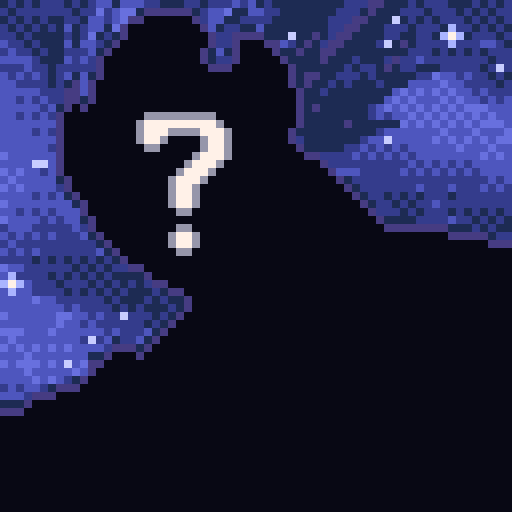
#> input picture tiktok/profil/photo_profil_pixel.png, 1024 x 1024 px (shown at 1/2 size)
$ python make_avatar.py photo_profil_pixel.png
#> lines starting #> are read from the running program, lines starting #| are printed output that depends on the picture; after the words box and inside, x2 and y2 are one past the last pixel; in counts of white or black regions, pixels touching at a corner belong together
### tiktok/pixel_engine.py
"""Moteur commun des vidéos TikTok pixel art (police bitmap, textes machine à
écrire, fond étoilé, transitions, musique chiptune, narration, encodage).

Rendu interne 180x320, agrandi x6 -> 1080x1920. Un script de vidéo importe ce
module, déclare ses scènes avec @scene(t0, t1) puis appelle render_video().
"""
import math
import os
import random
import subprocess
import sys
import wave

import numpy as np
from PIL import Image

W, H, S, FPS = 180, 320, 6, 30
SR = 44100

# ---------------------------------------------------------------- palette
BLACK = (0, 0, 0)
NAVY = (29, 43, 83)
PURPLE = (126, 37, 83)
DGREEN = (0, 135, 81)
BROWN = (171, 82, 54)
DGREY = (95, 87, 79)
LGREY = (194, 195, 199)
WHITE = (255, 241, 232)
RED = (255, 0, 77)
ORANGE = (255, 163, 0)
YELLOW = (255, 236, 39)
GREEN = (0, 228, 54)
BLUE = (41, 173, 255)
LAVENDER = (131, 118, 156)
PINK = (255, 119, 168)
PEACH = (255, 204, 170)
INK = (22, 23, 48)
SHADOW = (12, 10, 30)
RAINBOW = [RED, ORANGE, YELLOW, GREEN, BLUE, PINK]

# ---------------------------------------------------------------- polices
FONT = {
    'A': [".###.", "#...#", "#...#", "#####", "#...#", "#...#", "#...#"],
    'B': ["####.", "#...#", "#...#", "####.", "#...#", "#...#", "####."],
    'C': [".###.", "#...#", "#....", "#....", "#....", "#...#", ".###."],
    'D': ["####.", "#...#", "#...#", "#...#", "#...#", "#...#", "####."],
    'E': ["#####", "#....", "#....", "####.", "#....", "#....", "#####"],
    'F': ["#####", "#....", "#....", "####.", "#....", "#....", "#...."],
    'G': [".###.", "#...#", "#....", "#.###", "#...#", "#...#", ".###."],
    'H': ["#...#", "#...#", "#...#", "#####", "#...#", "#...#", "#...#"],
    'I': [".###.", "..#..", "..#..", "..#..", "..#..", "..#..", ".###."],
    'J': ["..###", "...#.", "...#.", "...#.", "#..#.", "#..#.", ".##.."],
    'K': ["#...#", "#..#.", "#.#..", "##...", "#.#..", "#..#.", "#...#"],
    'L': ["#....", "#....", "#....", "#....", "#....", "#....", "#####"],
    'M': ["#...#", "##.##", "#.#.#", "#.#.#", "#...#", "#...#", "#...#"],
    'N': ["#...#", "#...#", "##..#", "#.#.#", "#..##", "#...#", "#...#"],
    'O': [".###.", "#...#", "#...#", "#...#", "#...#", "#...#", ".###."],
    'P': ["####.", "#...#", "#...#", "####.", "#....", "#....", "#...."],
    'Q': [".###.", "#...#", "#...#", "#...#", "#.#.#", "#..#.", ".##.#"],
    'R': ["####.", "#...#", "#...#", "####.", "#.#..", "#..#.", "#...#"],
    'S': [".####", "#....", "#....", ".###.", "....#", "....#", "####."],
    'T': ["#####", "..#..", "..#..", "..#..", "..#..", "..#..", "..#.."],
    'U': ["#...#", "#...#", "#...#", "#...#", "#...#", "#...#", ".###."],
    'V': ["#...#", "#...#", "#...#", "#...#", "#...#", ".#.#.", "..#.."],
    'W': ["#...#", "#...#", "#...#", "#.#.#", "#.#.#", "#.#.#", ".#.#."],
    'X': ["#...#", "#...#", ".#.#.", "..#..", ".#.#.", "#...#", "#...#"],
    'Y': ["#...#", "#...#", ".#.#.", "..#..", "..#..", "..#..", "..#.."],
    'Z': ["#####", "....#", "...#.", "..#..", ".#...", "#....", "#####"],
    '0': [".###.", "#...#", "#..##", "#.#.#", "##..#", "#...#", ".###."],
    '1': ["..#..", ".##..", "..#..", "..#..", "..#..", "..#..", ".###."],
    '2': [".###.", "#...#", "....#", "...#.", "..#..", ".#...", "#####"],
    '3': ["####.", "....#", "....#", ".###.", "....#", "....#", "####."],
    '4': ["...#.", "..##.", ".#.#.", "#..#.", "#####", "...#.", "...#."],
    '5': ["#####", "#....", "####.", "....#", "....#", "#...#", ".###."],
    '6': [".###.", "#....", "#....", "####.", "#...#", "#...#", ".###."],
    '7': ["#####", "....#", "...#.", "..#..", ".#...", ".#...", ".#..."],
    '8': [".###.", "#...#", "#...#", ".###.", "#...#", "#...#", ".###."],
    '9': [".###.", "#...#", "#...#", ".####", "....#", "....#", ".###."],
    '.': [".", ".", ".", ".", ".", ".", "#"],
    ',': ["..", "..", "..", "..", "..", "..", ".#", "#."],
    '!': ["#", "#", "#", "#", "#", ".", "#"],
    '?': [".###.", "#...#", "....#", "...#.", "..#..", ".....", "..#.."],
    ':': [".", ".", "#", ".", ".", "#", "."],
    "'": ["#", "#", ".", ".", ".", ".", "."],
    '-': ["....", "....", "....", "####", "....", "....", "...."],
    '×': [".....", "#...#", ".#.#.", "..#..", ".#.#.", "#...#", "....."],
    '≈': [".....", ".##.#", "#.##.", ".....", ".##.#", "#.##.", "....."],
    '~': [".....", ".....", ".##.#", "#.##.", ".....", ".....", "....."],
    '=': [".....", ".....", "#####", ".....", "#####", ".....", "....."],
    '+': [".....", "..#..", "..#..", "#####", "..#..", "..#..", "....."],
    '%': ["##..#", "##..#", "...#.", "..#..", ".#...", "#..##", "#..##"],
    '/': ["....#", "...#.", "...#.", "..#..", ".#...", ".#...", "#...."],
    '(': ["..#", ".#.", "#..", "#..", "#..", ".#.", "..#"],
    ')': ["#..", ".#.", "..#", "..#", "..#", ".#.", "#.."],
    '°': [".#.", "#.#", ".#.", "...", "...", "...", "..."],
    '€': [".####", "#....", "####.", "#....", "####.", "#....", ".####"],
    '✓': [".....", "....#", "...#.", "#.#..", ".#...", ".....", "....."],
    '«': [".....", "..#.#", ".#.#.", "#.#..", ".#.#.", "..#.#", "....."],
    '»': [".....", "#.#..", ".#.#.", "..#.#", ".#.#.", "#.#..", "....."],
    '—': [".....", ".....", ".....", "#####", ".....", ".....", "....."],
    '…': [".....", ".....", ".....", ".....", ".....", ".....", "#.#.#"],
    '≠': [".....", "...#.", "#####", "..#..", "#####", ".#...", "....."],
    '·': [".", ".", ".", "#", ".", ".", "."],
    '→': [".......", "....#..", ".....#.", "#######", ".....#.", "....#..", "......."],
    'Œ': [".####", "#.#..", "#.#..", "#.###", "#.#..", "#.#..", ".####"],
    '∞': [".......", ".......", ".##.##.", "#..#..#", ".##.##.", ".......", "......."],
    '↑': ["..#..", ".###.", "#.#.#", "..#..", "..#..", "..#..", "..#.."],
}
ACC = {
    'acute': ["...#.", "..#.."], 'grave': [".#...", "..#.."],
    'circ': ["..#..", ".#.#."], 'trema': [".#.#.", "....."],
}
ACCENTED = {
    'É': ('E', 'acute'), 'È': ('E', 'grave'), 'Ê': ('E', 'circ'), 'Ë': ('E', 'trema'),
    'À': ('A', 'grave'), 'Â': ('A', 'circ'), 'Ù': ('U', 'grave'), 'Û': ('U', 'circ'),
    'Î': ('I', 'circ'), 'Ï': ('I', 'trema'), 'Ô': ('O', 'circ'), 'Ç': ('C', None),
}
FONT3 = {
    '0': ["###", "#.#", "#.#", "#.#", "###"], '1': [".#.", "##.", ".#.", ".#.", "###"],
    '2': ["###", "..#", "###", "#..", "###"], '3': ["###", "..#", "###", "..#", "###"],
    '4': ["#.#", "#.#", "###", "..#", "..#"], '5': ["###", "#..", "###", "..#", "###"],
    '6': ["###", "#..", "###", "#.#", "###"], '7': ["###", "..#", "..#", "..#", "..#"],
    '8': ["###", "#.#", "###", "#.#", "###"], '9': ["###", "#.#", "###", "..#", "###"],
    'A': [".#.", "#.#", "###", "#.#", "#.#"], 'J': ["..#", "..#", "..#", "#.#", ".#."],
    'Q': [".#.", "#.#", "#.#", "##.", ".##"], 'K': ["#.#", "#.#", "##.", "#.#", "#.#"],
    'T': ["#.###", "#.#.#", "#.#.#", "#.#.#", "#.###"],  # "10" compact
    'X': ["...", "#.#", ".#.", "#.#", "..."],
}
SUIT5 = {
    'H': ["##.##", "#####", "#####", ".###.", "..#.."],
    'D': ["..#..", ".###.", "#####", ".###.", "..#.."],
    'S': ["..#..", ".###.", "#####", "#####", "..#.."],
    'C': [".###.", ".###.", "#####", "#####", "..#.."],
}
SUIT7 = {
    'H': [".##.##.", "#######", "#######", "#######", ".#####.", "..###..", "...#..."],
    'D': ["...#...", "..###..", ".#####.", "#######", ".#####.", "..###..", "...#..."],
    'S': ["...#...", "..###..", ".#####.", "#######", "#######", "...#...", "..###.."],
    'C': ["..###..", "..###..", "##.#.##", "#######", "##.#.##", "...#...", "..###.."],
}
SUIT_COL = {'H': RED, 'D': RED, 'S': INK, 'C': INK}


def rows_to_mask(rows):
    return np.array([[c == '#' for c in r] for r in rows], dtype=bool)


# [5 lines left out: function mask_img, not called in this run]


_mask_cache = {}


# [24 lines left out: function glyph, not called in this run]


def advance(key):
    return 4 if key[0] == 's' else glyph(key, 1).width + 1


# [43 lines left out: function layout, not called in this run]


_layout_cache = {}


# [25 lines left out: function draw_text, not called in this run]


# ---------------------------------------------------------------- audio events
SFX = []  # (temps, type, param)


class T:
    """Texte en machine à écrire, avec ses 'blips' enregistrés pour l'audio."""

    # [9 lines left out: function __init__, not called in this run]

    def end(self):
        return self.t0 + len(self.text) / self.cps

    # [4 lines left out: function draw, not called in this run]


# ---------------------------------------------------------------- sprites
def stamp(img, rows, x, y, col):
    img.paste(col, (int(x), int(y)), mask_img(rows_to_mask(rows)))


# [4 lines left out: function paste_sprite, not called in this run]


# ---------------------------------------------------------------- fond
BAYER = np.array([[0, 8, 2, 10], [12, 4, 14, 6], [3, 11, 1, 9], [15, 7, 13, 5]]) / 16.0
BG_COLS = np.array([(9, 9, 26), (16, 18, 46), (24, 30, 66), (38, 34, 82), (60, 38, 92)])


def make_bg():
    yy, xx = np.mgrid[0:H, 0:W]
    v = yy / (H - 1) * (len(BG_COLS) - 1)
    idx = np.floor(v + BAYER[yy % 4, xx % 4] - 0.5).clip(0, len(BG_COLS) - 1).astype(int)
    return Image.fromarray(BG_COLS[idx].astype(np.uint8), 'RGB')


BG = make_bg()
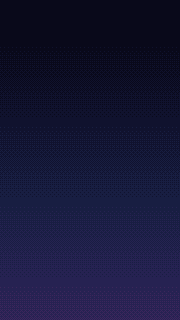
#> BG: PIL image 180x320 RGB; mean R, G, B 22.1, 22.7, 54.8
rng = random.Random(52)
STARS = [(rng.randrange(W), rng.randrange(H - 60), rng.random() * 6.28, 1 + rng.random() * 3)
         for _ in range(70)]


# [12 lines left out: function draw_stars, not called in this run]


# ---------------------------------------------------------------- utilitaires
def clamp(v, a=0.0, b=1.0):
    return max(a, min(b, v))


# [19 lines left out: functions ease_out_back, ease_out_bounce, not called in this run]


def ease_io(p):
    p = clamp(p)
    return p * p * (3 - 2 * p)


SHAKES = []  # (t0, amplitude)


def impact(t, amp=3):
    SHAKES.append((t, amp))
    SFX.append((t, 'impact', None))


# [5 lines left out: function title, not called in this run]


# ================================================================ SCÈNES
SCENES = []


# [5 lines left out: function scene, not called in this run]


# ================================================================ NARRATION
class Narration:
    """Cale la vidéo sur une voix off.

    `phrases` donne (début, fin) de chaque phrase dans le fichier audio. On
    insère des pauses (`gaps` = [(t_voix, durée)]) pour laisser lire ; V()
    convertit un temps de la voix en temps vidéo.
    """

    def __init__(self, path, phrases, gaps, end):
        self.path, self.P, self.gaps, self.end = path, phrases, gaps, end

    def V(self, tv):
        return tv + sum(g for c, g in self.gaps if c <= tv)

    def B(self, c):
        """Frontière de scène : au milieu de la pause insérée à c."""
        return self.V(c) - dict(self.gaps)[c] / 2

    def start(self, pid):
        return self.V(self.P[pid][0])

    def stop(self, pid):
        return self.V(self.P[pid][1])

    # [42 lines left out: functions text, load, wipe, shake_offset, not called in this run]


BACKDROP = {'image': BG, 'anim': draw_stars}


def set_backdrop(image, anim):
    """Remplace le fond étoilé par défaut (image fixe + animation par image)."""
    BACKDROP['image'], BACKDROP['anim'] = image, anim


# [18 lines left out: function render_frame, not called in this run]


# ================================================================ AUDIO
def midi(m):
    return 440.0 * 2 ** ((m - 69) / 12)


def env(n, decay):
    return np.exp(-np.arange(n) / SR * decay)


def sq(freq, dur, duty=0.5):
    tt = np.arange(int(dur * SR)) / SR
    return np.where((tt * freq) % 1 < duty, 1.0, -1.0)


def tri(freq, dur):
    tt = np.arange(int(dur * SR)) / SR
    return 2 * np.abs(2 * ((tt * freq) % 1) - 1) - 1


# [6 lines left out: function add, not called in this run]


# Musique par défaut : La mineur, Am F C G, 120 BPM
MUSIC = dict(bpm=120,
             chords=[[69, 72, 76, 81], [65, 69, 72, 77], [67, 72, 76, 79], [67, 71, 74, 79]],
             roots=[45, 41, 48, 43], climax=None)


# [145 lines left out: functions make_music, make_sfx, make_audio, write_wav, render_video, not called in this run]

### tiktok/profil/make_avatar.py
"""Photo de profil en pixel art, à partir du dessin d'origine (silhouette + « ? »).

    python3 make_avatar.py chemin/vers/dessin.jpg   # -> photo_profil_pixel.png (1024x1024)
"""
import os
import sys

import numpy as np
from PIL import Image

sys.path.insert(0, os.path.join(os.path.dirname(os.path.abspath(__file__)), '..'))
from pixel_engine import BAYER, WHITE  # noqa: E402

N = 64
BOX = (200, 268, 1660, 1728)          # cadrage de la silhouette dans le dessin 1732x1732
SIL, RIM, OUTLINE = (8, 8, 20), (70, 60, 130), (150, 150, 170)
SKY = np.array([(29, 43, 83), (52, 60, 140), (78, 86, 190), (104, 112, 222)])
QMARK = [".GGGGGGGGG..",
         "GWWWWWWWWWG.",
         "GWWWGGGGWWWG",
         "GWWG....GWWG",
         ".GG.....GWWG",
         ".......GWWWG",
         "......GWWWG.",
         ".....GWWWG..",
         "....GWWWG...",
         "....GWWG....",
         "....GWWG....",
         "....GWWG....",
         ".....GG.....",
         "............",
         ".....GG.....",
         "....GWWG....",
         "....GWWG....",
         ".....GG....."]


def main(path):
#> called with path = 'photo_profil_pixel.png'
    src = Image.open(path).convert('RGB')
#> src is the input picture: PIL image 1024x1024 RGB; mean R, G, B 31.7, 34.4, 70.6
    small = np.array(src.crop(BOX).resize((N, N), Image.LANCZOS)).astype(float)
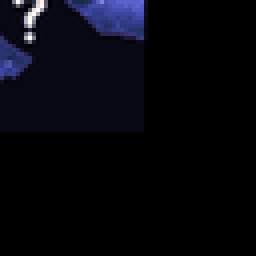
#> small: shape (64, 64, 3) float64 (shown 4 times larger); mean R, G, B 6, 6.3, 12.7
    lum, sat = small.mean(2), small.max(2) - small.min(2)
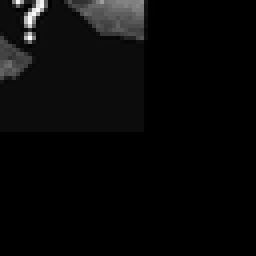
#> lum: shape (64, 64) float64 (shown 4 times larger); min 0, max 254.7, mean 8.4
    sil = (lum < 55) | (sat < 45)      # silhouette (le « ? » d'origine est redessiné)
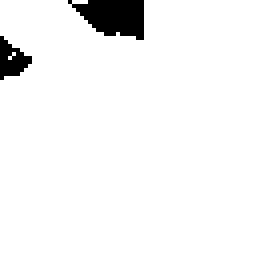
#> sil: shape (64, 64) bool (shown 4 times larger); 95.6% white; 2 black regions, box (x1, y1, x2, y2) and area: (17, 0, 36, 10) 131, (0, 9, 8, 20) 50
    out = np.zeros((N, N, 3), np.uint8)
    for y in range(N):
        for x in range(N):
            if sil[y, x]:
                edge = any(0 <= y + dy < N and 0 <= x + dx < N and not sil[y + dy, x + dx]
                           for dy, dx in ((1, 0), (-1, 0), (0, 1), (0, -1)))
                out[y, x] = RIM if edge else SIL
            else:
                v = (small[y, x, 2] - 120) / 120 * (len(SKY) - 1) + 0.6
                out[y, x] = SKY[int(np.clip(np.floor(v + BAYER[y % 4, x % 4] - 0.5), 0, len(SKY) - 1))]
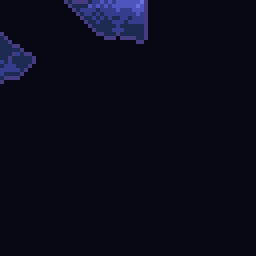
#> out: shape (64, 64, 3) (shown 4 times larger); mean R, G, B 10.4, 10.8, 25.8
    for r, row in enumerate(QMARK):
        for c, ch in enumerate(row):
            if ch != '.':
                out[14 + r, 17 + c] = WHITE if ch == 'W' else OUTLINE
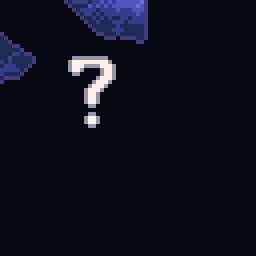
#> out: shape (64, 64, 3) (shown 4 times larger); 2.25% of pixels changed, all inside (x1, y1, x2, y2) = (17, 14, 29, 32)
    img = Image.fromarray(out)
    px = img.load()
    rng = np.random.RandomState(7)
    for _ in range(45):
        x, y = rng.randint(1, N - 1), rng.randint(1, N - 1)
        if any(sil[y + dy, x + dx] for dy, dx in ((0, 0), (1, 0), (-1, 0), (0, 1), (0, -1))):
            continue
        if rng.rand() < 0.3:
            for dx, dy in ((1, 0), (-1, 0), (0, 1), (0, -1)):
                px[x + dx, y + dy] = (170, 180, 255)
            px[x, y] = WHITE
        else:
            px[x, y] = (200, 205, 255)
    img.resize((N * 16, N * 16), Image.NEAREST).save(
        os.path.join(os.path.dirname(os.path.abspath(__file__)), 'photo_profil_pixel.png'))
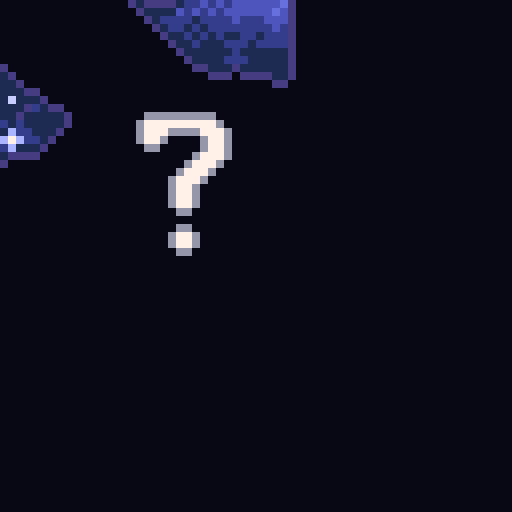
#> saved as photo_profil_pixel.png: PIL image 1024x1024 RGB (shown at 1/2 size); mean R, G, B 14.9, 15.1, 30


if __name__ == '__main__':
    main(sys.argv[1])
